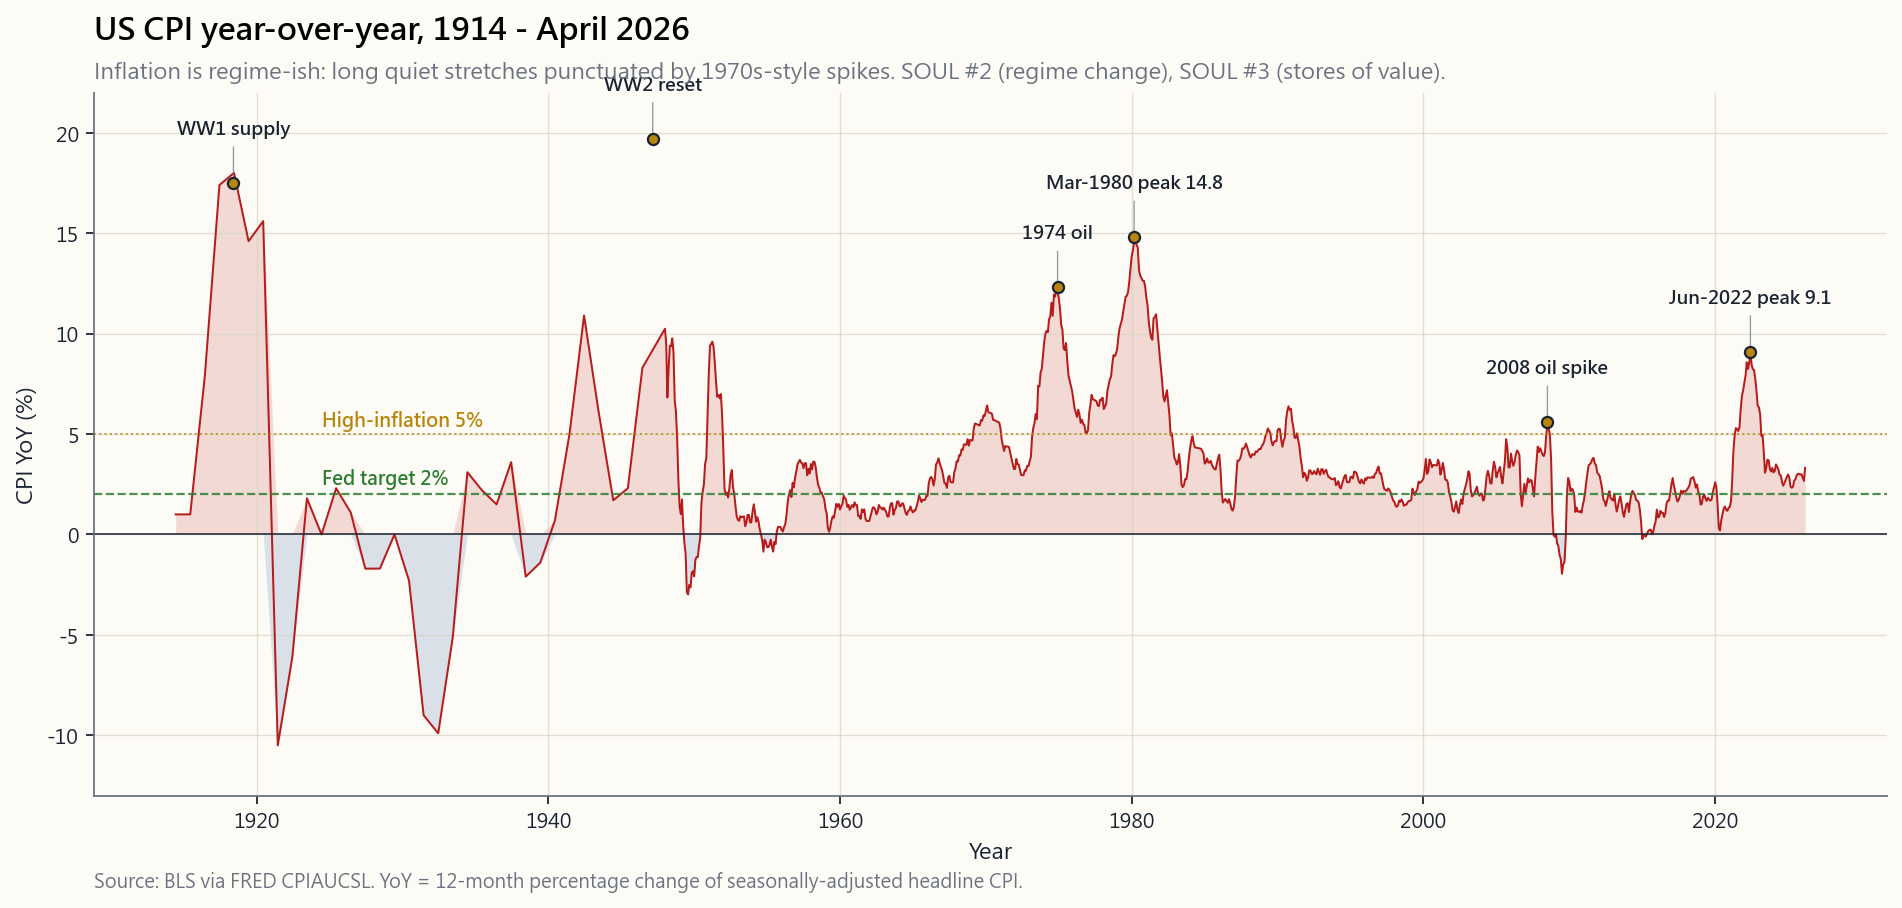

Write Python code to recreate this figure.
"""Side 06, sec 1 -- US CPI year-over-year, 1914 to April 2026.

FRED CPIAUCSL monthly index, converted to YoY% via 12-month diff.
Annotates WW1, WW2, the 1970s wave, the March 1980 peak (14.8%),
the 2008 oil spike, and the June 2022 peak (9.1%). 2% Fed target
and 5% high-inflation threshold drawn as dashed/dotted reference
lines.

Run:
    uv run python course/image/side06_cpi_history.py
"""

from __future__ import annotations

import sys
from pathlib import Path

import matplotlib.pyplot as plt
import numpy as np
import pandas as pd

sys.path.insert(0, str(Path(__file__).resolve().parents[1]))

from scripts.chart_helpers import (  # noqa: E402
    PALETTE_LIGHT,
    apply_cjk_font,
    render_for_all_locales,
    style_axes,
)
from scripts.market_data import fred_series  # noqa: E402

apply_cjk_font()
OUT_DIR = Path(__file__).parent
BASE = "side06_cpi_history"


# Annotated peaks: (date, yoy_pct, en, hk, tw, cn).
EVENTS = [
    ("1918-06-01", 17.5,  "WW1 supply",          "一戰物資",          "一戰物資",          "一战物资"),
    ("1947-03-01", 19.7,  "WW2 reset",           "戰後重置",          "戰後重置",          "战后重置"),
    ("1974-12-01", 12.3,  "1974 oil",            "1974 石油",         "1974 石油",         "1974 石油"),
    ("1980-03-01", 14.8,  "Mar-1980 peak 14.8",  "1980-03 峰 14.8",   "1980-03 峰 14.8",   "1980-03 峰 14.8"),
    ("2008-07-01", 5.6,   "2008 oil spike",      "2008 油價",         "2008 油價",         "2008 油价"),
    ("2022-06-01", 9.1,   "Jun-2022 peak 9.1",   "2022-06 峰 9.1",    "2022-06 峰 9.1",    "2022-06 峰 9.1"),
]


# Embedded annual fallback (Jan-of-year YoY%), 1914-2026, used only if
# FRED is unreachable. Sourced from BLS historical tables; sufficient to
# render the chart shape.
_FALLBACK = {
    1914: 1.0, 1915: 1.0, 1916: 7.9, 1917: 17.4, 1918: 18.0, 1919: 14.6,
    1920: 15.6, 1921: -10.5, 1922: -6.1, 1923: 1.8, 1924: 0.0, 1925: 2.3,
    1926: 1.1, 1927: -1.7, 1928: -1.7, 1929: 0.0, 1930: -2.3, 1931: -9.0,
    1932: -9.9, 1933: -5.1, 1934: 3.1, 1935: 2.2, 1936: 1.5, 1937: 3.6,
    1938: -2.1, 1939: -1.4, 1940: 0.7, 1941: 5.0, 1942: 10.9, 1943: 6.1,
    1944: 1.7, 1945: 2.3, 1946: 8.3, 1947: 14.4, 1948: 8.1, 1949: -1.2,
    1950: 1.3, 1951: 7.9, 1952: 2.3, 1953: 0.8, 1954: 0.7, 1955: -0.4,
    1956: 1.5, 1957: 3.3, 1958: 2.8, 1959: 0.7, 1960: 1.7, 1961: 1.0,
    1962: 1.0, 1963: 1.3, 1964: 1.3, 1965: 1.6, 1966: 2.9, 1967: 3.1,
    1968: 4.2, 1969: 5.5, 1970: 5.7, 1971: 4.4, 1972: 3.2, 1973: 6.2,
    1974: 11.0, 1975: 9.1, 1976: 5.7, 1977: 6.5, 1978: 7.6, 1979: 11.3,
    1980: 13.5, 1981: 10.3, 1982: 6.2, 1983: 3.2, 1984: 4.3, 1985: 3.6,
    1986: 1.9, 1987: 3.6, 1988: 4.1, 1989: 4.8, 1990: 5.4, 1991: 4.2,
    1992: 3.0, 1993: 3.0, 1994: 2.6, 1995: 2.8, 1996: 3.0, 1997: 2.3,
    1998: 1.6, 1999: 2.2, 2000: 3.4, 2001: 2.8, 2002: 1.6, 2003: 2.3,
    2004: 2.7, 2005: 3.4, 2006: 3.2, 2007: 2.8, 2008: 3.8, 2009: -0.4,
    2010: 1.6, 2011: 3.2, 2012: 2.1, 2013: 1.5, 2014: 1.6, 2015: 0.1,
    2016: 1.3, 2017: 2.1, 2018: 2.4, 2019: 1.8, 2020: 1.2, 2021: 4.7,
    2022: 8.0, 2023: 4.1, 2024: 2.9, 2025: 3.0, 2026: 3.2,
}


def _load_cpi_yoy() -> pd.Series:
    # FRED CPIAUCSL starts Jan 1947, so pre-1947 always comes from the
    # embedded annual fallback. Splice the two so the chart is continuous
    # back to 1914.
    pre_idx = pd.to_datetime(
        [f"{y}-06-15" for y in _FALLBACK.keys() if y < 1947]
    )
    pre_vals = [_FALLBACK[y] for y in _FALLBACK.keys() if y < 1947]
    pre = pd.Series(pre_vals, index=pre_idx).sort_index()
    try:
        df = fred_series("CPIAUCSL", start="1946-01-01")
        s = df["CPIAUCSL"].dropna()
        if s.empty:
            raise RuntimeError("empty FRED CPI")
        yoy = (s / s.shift(12) - 1.0) * 100.0
        yoy = yoy.dropna()
        if yoy.empty:
            raise RuntimeError("empty YoY")
        combined = pd.concat([pre, yoy]).sort_index()
        return combined
    except Exception as e:
        print(f"FRED CPI unavailable ({e}); using embedded annual fallback")
        idx = pd.to_datetime([f"{y}-06-15" for y in _FALLBACK.keys()])
        return pd.Series(list(_FALLBACK.values()), index=idx).sort_index()


LANG_STRINGS = {
    "en": {
        "title":    "US CPI year-over-year, 1914 - April 2026",
        "subtitle": "Inflation is regime-ish: long quiet stretches punctuated by 1970s-style spikes. SOUL #2 (regime change), SOUL #3 (stores of value).",
        "xlabel":   "Year",
        "ylabel":   "CPI YoY (%)",
        "target":   "Fed target 2%",
        "stress":   "High-inflation 5%",
        "footer":   "Source: BLS via FRED CPIAUCSL. YoY = 12-month percentage change of seasonally-adjusted headline CPI.",
    },
    "hk": {
        "title":    "美國 CPI 按年變動,1914 - 2026 年 4 月",
        "subtitle": "通脹是周期性的:長期平靜被 1970 年代式急升打斷。SOUL #2(體制轉變)、SOUL #3(價值儲藏)。",
        "xlabel":   "年份",
        "ylabel":   "CPI 按年(%)",
        "target":   "聯儲目標 2%",
        "stress":   "高通脹 5%",
        "footer":   "資料來源:BLS / FRED CPIAUCSL。按年 = 經季節調整 CPI 的 12 個月百分比變動。",
    },
    "tw": {
        "title":    "美國 CPI 年增率,1914 - 2026 年 4 月",
        "subtitle": "通膨具體制特性:長期平靜被 1970 年代式飆升打斷。SOUL #2(體制轉變)、SOUL #3(價值儲藏)。",
        "xlabel":   "年份",
        "ylabel":   "CPI 年增(%)",
        "target":   "聯準目標 2%",
        "stress":   "高通膨 5%",
        "footer":   "資料來源:BLS / FRED CPIAUCSL。年增 = 經季節調整 CPI 的 12 個月百分比變動。",
    },
    "cn": {
        "title":    "美国 CPI 同比变动,1914 - 2026 年 4 月",
        "subtitle": "通胀具有体制性:长期平静被 1970 年代式飙升打断。SOUL #2(体制转变)、SOUL #3(价值储藏)。",
        "xlabel":   "年份",
        "ylabel":   "CPI 同比(%)",
        "target":   "美联储目标 2%",
        "stress":   "高通胀 5%",
        "footer":   "数据来源:BLS / FRED CPIAUCSL。同比 = 经季节调整 CPI 的 12 个月百分比变动。",
    },
}


def build_fig(s):
    p = PALETTE_LIGHT
    cpi = _load_cpi_yoy()

    fig, ax = plt.subplots(figsize=(12.0, 6.2), dpi=150)
    style_axes(ax, p)

    # Shade positive area red, negative area blue (deflation).
    pos = cpi.where(cpi >= 0, 0)
    neg = cpi.where(cpi < 0, 0)
    ax.fill_between(cpi.index, pos.values, color=p["red"], alpha=0.15,
                    linewidth=0)
    ax.fill_between(cpi.index, neg.values, color=p["blue"], alpha=0.15,
                    linewidth=0)
    ax.plot(cpi.index, cpi.values, color=p["red"], linewidth=0.9)

    # Reference lines.
    ax.axhline(2.0, color=p["green"], linewidth=1.0, linestyle="--",
               alpha=0.85)
    ax.axhline(5.0, color=p["accent"], linewidth=0.9, linestyle=":",
               alpha=0.80)
    ax.axhline(0.0, color=p["fg"], linewidth=0.7)

    ax.text(cpi.index[10], 2.5, s["target"],
            color=p["green"], fontsize=8.5, fontweight="bold")
    ax.text(cpi.index[10], 5.4, s["stress"],
            color=p["accent"], fontsize=8.5, fontweight="bold")

    # Annotations per lang.
    lang_idx = {"en": 2, "hk": 3, "tw": 4, "cn": 5}
    li = lang_idx.get(s.get("_lang", "en"), 2)
    for ev in EVENTS:
        date = pd.to_datetime(ev[0])
        level = ev[1]
        label = ev[li]
        ax.plot([date], [level], "o", color=p["fg"], markersize=5,
                markerfacecolor=p["accent"], zorder=5)
        ax.annotate(
            f"{label}",
            xy=(date, level),
            xytext=(0, 22),
            textcoords="offset points",
            ha="center",
            fontsize=8.3,
            color=p["fg"],
            fontweight="bold",
            arrowprops=dict(arrowstyle="-", color=p["muted"],
                            linewidth=0.6, alpha=0.7),
        )

    ax.set_xlabel(s["xlabel"])
    ax.set_ylabel(s["ylabel"])
    ax.set_ylim(-13, 22)
    ax.set_title(s["title"], fontsize=14, fontweight="bold",
                 loc="left", pad=24)
    ax.text(0, 1.02, s["subtitle"], transform=ax.transAxes,
            fontsize=10, color=p["muted"])
    ax.text(0, -0.13, s["footer"], transform=ax.transAxes,
            fontsize=8.5, color=p["muted"])

    fig.tight_layout(rect=[0, 0.02, 1, 0.96])
    return fig


if __name__ == "__main__":
    for lc in ("en", "hk", "tw", "cn"):
        LANG_STRINGS[lc]["_lang"] = lc
    paths = render_for_all_locales(BASE, OUT_DIR, build_fig, LANG_STRINGS)
    for pth in paths:
        print(f"wrote {pth}")
